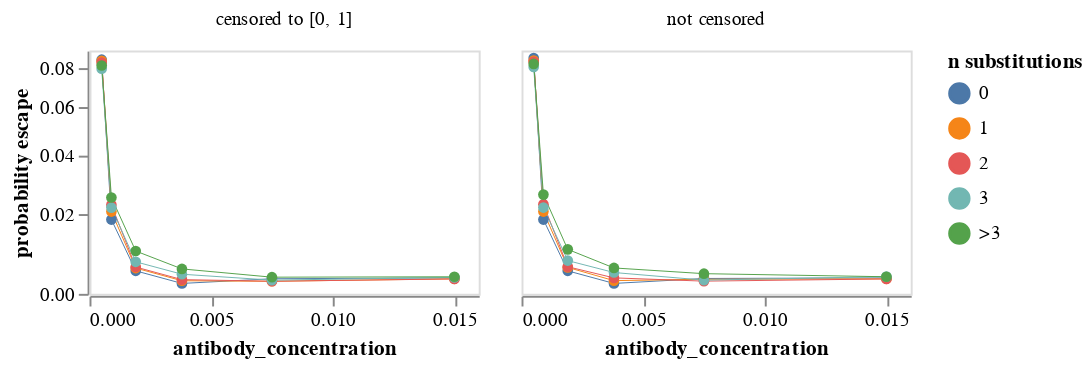

Notebook cell for this chart:
### Markdown cell above
Plot mean probability of escape across all variants with the indicated number of mutations.
Note that this plot weights each variant the same in the means regardless of how many barcode counts it has.
We plot means for both censored (set to between 0 and 1) and uncensored probabilities of escape.
Also, note it uses a symlog scale for the y-axis.
Mouseover points for values:

### Code cell
max_aa_subs = 4  # group if >= this many substitutions

mean_prob_escape = (
    prob_escape.assign(
        n_subs=lambda x: (
            x["aa_substitutions_reference"]
            .str.split()
            .map(len)
            .clip(upper=max_aa_subs)
            .map(lambda n: str(n) if n < max_aa_subs else f">{max_aa_subs - 1}")
        )
    )
    .groupby(["antibody_concentration", "n_subs"], as_index=False)
    .aggregate({"prob_escape": "mean", "prob_escape_uncensored": "mean"})
    .rename(
        columns={
            "prob_escape": "censored to [0, 1]",
            "prob_escape_uncensored": "not censored",
        }
    )
    .melt(
        id_vars=["antibody_concentration", "n_subs"],
        var_name="censored",
        value_name="probability escape",
    )
)

mean_prob_escape_chart = (
    alt.Chart(mean_prob_escape)
    .encode(
        x=alt.X("antibody_concentration"),
        y=alt.Y(
            "probability escape",
            scale=alt.Scale(type="symlog", constant=0.05),
        ),
        column=alt.Column("censored", title=None),
        color=alt.Color("n_subs", title="n substitutions"),
        tooltip=[
            alt.Tooltip(c, format=".3g") if mean_prob_escape[c].dtype == float else c
            for c in mean_prob_escape.columns
        ],
    )
    .mark_line(point=True, size=0.5)
    .properties(width=200, height=125)
    .configure_axis(grid=False)
)

mean_prob_escape_chart

### Figure 1 — Vega-Lite specification as saved in the notebook (floating-point values rounded to 4 significant figures)
{"config": {"view": {"continuousWidth": 400, "continuousHeight": 300}, "axis": {"grid": false}}, "data": {"name": "data-1e77d06431321b6de3906fdb2ddd12a3"}, "mark": {"type": "line", "point": true, "size": 0.5}, "encoding": {"color": {"field": "n_subs", "title": "n substitutions", "type": "nominal"}, "column": {"field": "censored", "title": null, "type": "nominal"}, "tooltip": [{"field": "antibody_concentration", "format": ".3g", "type": "quantitative"}, {"field": "n_subs", "type": "nominal"}, {"field": "censored", "type": "nominal"}, {"field": "probability escape", "format": ".3g", "type": "quantitative"}], "x": {"field": "antibody_concentration", "type": "quantitative"}, "y": {"field": "probability escape", "scale": {"constant": 0.05, "type": "symlog"}, "type": "quantitative"}}, "height": 125, "width": 200, "$schema": "https://vega.github.io/schema/vega-lite/v5.2.0.json", "datasets": {"data-1e77d06431321b6de3906fdb2ddd12a3": [{"antibody_concentration": 0.0005, "n_subs": "0", "censored": "censored to [0, 1]", "probability escape": 0.08472}, {"antibody_concentration": 0.0005, "n_subs": "1", "censored": "censored to [0, 1]", "probability escape": 0.08403}, {"antibody_concentration": 0.0005, "n_subs": "2", "censored": "censored to [0, 1]", "probability escape": 0.08304}, {"antibody_concentration": 0.0005, "n_subs": "3", "censored": "censored to [0, 1]", "probability escape": 0.07969}, {"antibody_concentration": 0.0005, "n_subs": ">3", "censored": "censored to [0, 1]", "probability escape": 0.08143}, {"antibody_concentration": 0.0009, "n_subs": "0", "censored": "censored to [0, 1]", "probability escape": 0.01847}, {"antibody_concentration": 0.0009, "n_subs": "1", "censored": "censored to [0, 1]", "probability escape": 0.02082}, {"antibody_concentration": 0.0009, "n_subs": "2", "censored": "censored to [0, 1]", "probability escape": 0.02288}, {"antibody_concentration": 0.0009, "n_subs": "3", "censored": "censored to [0, 1]", "probability escape": 0.02202}, {"antibody_concentration": 0.0009, "n_subs": ">3", "censored": "censored to [0, 1]", "probability escape": 0.02518}, {"antibody_concentration": 0.0019, "n_subs": "0", "censored": "censored to [0, 1]", "probability escape": 0.005113}, {"antibody_concentration": 0.0019, "n_subs": "1", "censored": "censored to [0, 1]", "probability escape": 0.005764}, {"antibody_concentration": 0.0019, "n_subs": "2", "censored": "censored to [0, 1]", "probability escape": 0.006012}, {"antibody_concentration": 0.0019, "n_subs": "3", "censored": "censored to [0, 1]", "probability escape": 0.007264}, {"antibody_concentration": 0.0019, "n_subs": ">3", "censored": "censored to [0, 1]", "probability escape": 0.009933}, {"antibody_concentration": 0.0038, "n_subs": "0", "censored": "censored to [0, 1]", "probability escape": 0.002255}, {"antibody_concentration": 0.0038, "n_subs": "1", "censored": "censored to [0, 1]", "probability escape": 0.002851}, {"antibody_concentration": 0.0038, "n_subs": "2", "censored": "censored to [0, 1]", "probability escape": 0.003102}, {"antibody_concentration": 0.0038, "n_subs": "3", "censored": "censored to [0, 1]", "probability escape": 0.004329}, {"antibody_concentration": 0.0038, "n_subs": ">3", "censored": "censored to [0, 1]", "probability escape": 0.005566}, {"antibody_concentration": 0.0075, "n_subs": "0", "censored": "censored to [0, 1]", "probability escape": 0.003296}, {"antibody_concentration": 0.0075, "n_subs": "1", "censored": "censored to [0, 1]", "probability escape": 0.00273}, {"antibody_concentration": 0.0075, "n_subs": "2", "censored": "censored to [0, 1]", "probability escape": 0.002739}, {"antibody_concentration": 0.0075, "n_subs": "3", "censored": "censored to [0, 1]", "probability escape": 0.002983}, {"antibody_concentration": 0.0075, "n_subs": ">3", "censored": "censored to [0, 1]", "probability escape": 0.003653}, {"antibody_concentration": 0.015, "n_subs": "0", "censored": "censored to [0, 1]", "probability escape": 0.003496}, {"antibody_concentration": 0.015, "n_subs": "1", "censored": "censored to [0, 1]", "probability escape": 0.003276}, {"antibody_concentration": 0.015, "n_subs": "2", "censored": "censored to [0, 1]", "probability escape": 0.003253}, {"antibody_concentration": 0.015, "n_subs": "3", "censored": "censored to [0, 1]", "probability escape": 0.003608}, {"antibody_concentration": 0.015, "n_subs": ">3", "censored": "censored to [0, 1]", "probability escape": 0.003747}, {"antibody_concentration": 0.0005, "n_subs": "0", "censored": "not censored", "probability escape": 0.08563}, {"antibody_concentration": 0.0005, "n_subs": "1", "censored": "not censored", "probability escape": 0.08423}, {"antibody_concentration": 0.0005, "n_subs": "2", "censored": "not censored", "probability escape": 0.08348}, {"antibody_concentration": 0.0005, "n_subs": "3", "censored": "not censored", "probability escape": 0.0806}, {"antibody_concentration": 0.0005, "n_subs": ">3", "censored": "not censored", "probability escape": 0.08233}, {"antibody_concentration": 0.0009, "n_subs": "0", "censored": "not censored", "probability escape": 0.01847}, {"antibody_concentration": 0.0009, "n_subs": "1", "censored": "not censored", "probability escape": 0.02082}, {"antibody_concentration": 0.0009, "n_subs": "2", "censored": "not censored", "probability escape": 0.02304}, {"antibody_concentration": 0.0009, "n_subs": "3", "censored": "not censored", "probability escape": 0.02203}, {"antibody_concentration": 0.0009, "n_subs": ">3", "censored": "not censored", "probability escape": 0.0261}, {"antibody_concentration": 0.0019, "n_subs": "0", "censored": "not censored", "probability escape": 0.005113}, {"antibody_concentration": 0.0019, "n_subs": "1", "censored": "not censored", "probability escape": 0.005917}, {"antibody_concentration": 0.0019, "n_subs": "2", "censored": "not censored", "probability escape": 0.006077}, {"antibody_concentration": 0.0019, "n_subs": "3", "censored": "not censored", "probability escape": 0.007555}, {"antibody_concentration": 0.0019, "n_subs": ">3", "censored": "not censored", "probability escape": 0.01036}, {"antibody_concentration": 0.0038, "n_subs": "0", "censored": "not censored", "probability escape": 0.002255}, {"antibody_concentration": 0.0038, "n_subs": "1", "censored": "not censored", "probability escape": 0.002875}, {"antibody_concentration": 0.0038, "n_subs": "2", "censored": "not censored", "probability escape": 0.003495}, {"antibody_concentration": 0.0038, "n_subs": "3", "censored": "not censored", "probability escape": 0.004722}, {"antibody_concentration": 0.0038, "n_subs": ">3", "censored": "not censored", "probability escape": 0.005792}, {"antibody_concentration": 0.0075, "n_subs": "0", "censored": "not censored", "probability escape": 0.00336}, {"antibody_concentration": 0.0075, "n_subs": "1", "censored": "not censored", "probability escape": 0.003179}, {"antibody_concentration": 0.0075, "n_subs": "2", "censored": "not censored", "probability escape": 0.002766}, {"antibody_concentration": 0.0075, "n_subs": "3", "censored": "not censored", "probability escape": 0.002983}, {"antibody_concentration": 0.0075, "n_subs": ">3", "censored": "not censored", "probability escape": 0.004458}, {"antibody_concentration": 0.015, "n_subs": "0", "censored": "not censored", "probability escape": 0.003496}, {"antibody_concentration": 0.015, "n_subs": "1", "censored": "not censored", "probability escape": 0.003276}, {"antibody_concentration": 0.015, "n_subs": "2", "censored": "not censored", "probability escape": 0.003253}, {"antibody_concentration": 0.015, "n_subs": "3", "censored": "not censored", "probability escape": 0.003784}, {"antibody_concentration": 0.015, "n_subs": ">3", "censored": "not censored", "probability escape": 0.003751}]}}
